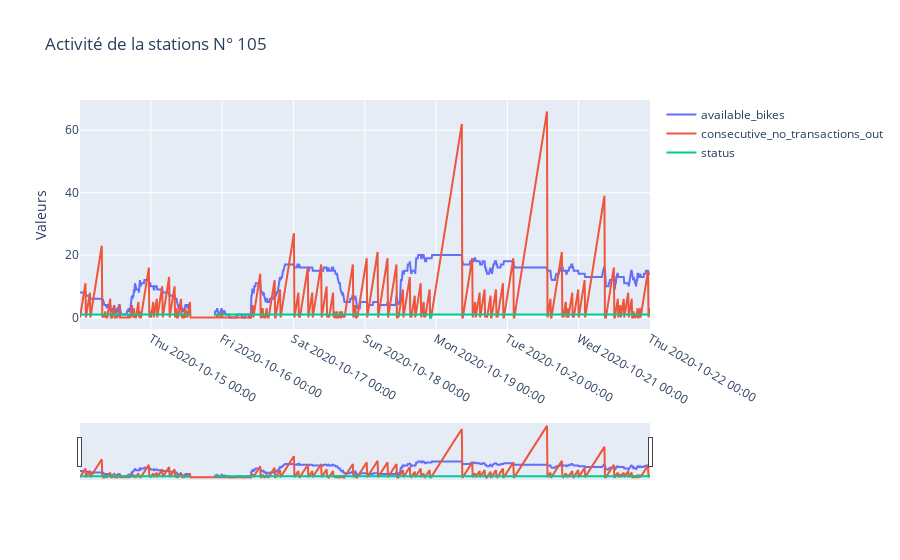

The code cell stored with this chart in its notebook:
### Code cell
plot_station_activity(station_df, station_id=105, #105 #station_id
                      features_to_plot=['available_bikes', #'available_stands',
                                       'consecutive_no_transactions_out',
                                        'status'
                                       ],
                      #start_date=start_date,
                      #end_date=end_date,
                      return_data=False)

### Figure 1 — Plotly figure (JSON) as saved in the notebook; plotly's stock layout.template omitted (floating-point values rounded to 4 significant figures; data arrays with more than 128 entries replaced by an {"elided": "..."} marker saying what was removed)
{"data": [{"mode": "lines", "name": "available_bikes", "type": "scatter", "x": {"elided": "1152 str values"}, "y": {"elided": "1152 int values"}}, {"mode": "lines", "name": "consecutive_no_transactions_out", "type": "scatter", "x": {"elided": "1152 str values"}, "y": {"elided": "1152 int values"}}, {"mode": "lines", "name": "status", "type": "scatter", "x": {"elided": "1152 str values"}, "y": {"elided": "1152 int values"}}], "layout": {"showlegend": true, "title": {"text": "Activité de la stations N° 105"}, "xaxis": {"rangeslider": {"visible": true}, "tickformat": "%a %Y-%m-%d %H:%M", "type": "date"}, "yaxis": {"title": {"text": "Valeurs"}}}}
